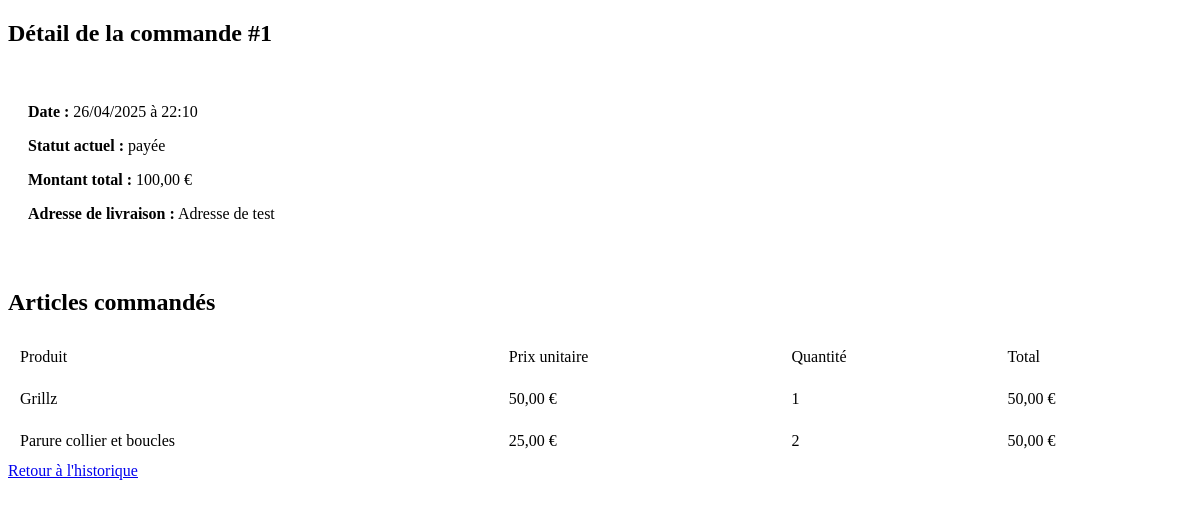
The app's page /detail_commande.php?id=1 with its own data.
### tables this page shows
CREATE TABLE IF NOT EXISTS `commandes` (
  `id_commande` int NOT NULL AUTO_INCREMENT,
  `id_client` int NOT NULL,
  `date_commande` datetime NOT NULL DEFAULT CURRENT_TIMESTAMP,
  `statut` enum('en attente','payée','expédiée','livrée','annulée') NOT NULL DEFAULT 'en attente',
  `montant_total` decimal(10,2) NOT NULL,
  `adresse_livraison` text NOT NULL,
  PRIMARY KEY (`id_commande`),
  KEY `id_client` (`id_client`)
);

CREATE TABLE IF NOT EXISTS `commandes_articles` (
  `id` int NOT NULL AUTO_INCREMENT,
  `id_commande` int NOT NULL,
  `id_produit` int NOT NULL,
  `quantite` int NOT NULL,
  `prix_unitaire` decimal(10,2) NOT NULL,
  PRIMARY KEY (`id`),
  KEY `id_commande` (`id_commande`),
  KEY `id_produit` (`id_produit`)
);

CREATE TABLE IF NOT EXISTS `articles` (
  `id` int NOT NULL AUTO_INCREMENT,
  `nom` varchar(100) DEFAULT NULL,
  `prix` decimal(10,2) DEFAULT NULL,
  `ancien_prix` float DEFAULT NULL,
  `img` varchar(255) DEFAULT NULL,
  `stock` int DEFAULT '0',
  PRIMARY KEY (`id`)
);

### detail_commande.php (the view, shortened to what this page needs)
<?php
include "condb.php";
$id_commande = isset($_GET['id']) ? (int)$_GET['id'] : 0;
$id_client = $_SESSION['id_client'] ?? 1;
$stmt_check=$con->prepare("SELECT * FROM commandes WHERE id_commande = ? AND id_client = ?");
$stmt_check->bind_param("ii", $id_commande, $id_client);
$stmt_check->execute();
$result_check=$stmt_check->get_result();
$commande = $result_check->fetch_assoc();
$stmt_articles = $con->prepare("
    SELECT ca.*, p.nom as nom_produit
    FROM commandes_articles ca
    JOIN articles p ON ca.id_produit = p.id
    WHERE ca.id_commande = ?
");
$stmt_articles->bind_param("i", $id_commande);
$stmt_articles->execute();
$result_articles = $stmt_articles->get_result();
?>
<!DOCTYPE html>
<html lang="fr">
<head>
    <link rel="stylesheet" href="#">
</head>
<body>
    <section class="section" data-section>
        <div class="container">
            <h1 class="h1">Détail de la commande #<?= $id_commande ?></h1>
            <div class="commande-info">
                <p><strong>Date :</strong> <?= date('d/m/Y à H:i', strtotime($commande['date_commande'])) ?></p>
                <p><strong>Statut actuel :</strong>
                    <span class="badge <?= strtolower($commande['statut']) ?>">
                        <?= htmlspecialchars($commande['statut']) ?>
                    </span>
                </p>
                <p><strong>Montant total :</strong> <?= number_format($commande['montant_total'], 2, ',', ' ') ?> €</p>
                <p><strong>Adresse de livraison :</strong> <?= nl2br(htmlspecialchars($commande['adresse_livraison'])) ?></p>
            </div>
            <h2 class="h2">Articles commandés</h2>
            <table class="panier">
                <thead>
                    <tr>
                        <th>Produit</th>
                        <th>Prix unitaire</th>
                        <th>Quantité</th>
                        <th>Total</th>
                    </tr>
                </thead>
                <tbody>
                    <?php while ($article = $result_articles->fetch_assoc()): ?>
                        <tr>
                            <td><?= htmlspecialchars($article['nom_produit']) ?></td>
                            <td><?= number_format($article['prix_unitaire'], 2, ',', ' ') ?> €</td>
                            <td><?= htmlspecialchars($article['quantite']) ?></td>
                            <td><?= number_format($article['prix_unitaire'] * $article['quantite'], 2, ',', ' ') ?> €</td>
                        </tr>
                    <?php endwhile; ?>
                </tbody>
            </table>
            <a href="historique_commandes.php" class="btn btn-secondary">Retour à l'historique</a>
        </div>
    </section>
</body>
</html>

### detail_commande.php (style rules this page uses)
.commande-info { background-color: var(--cultured-1); padding: 20px; border-radius: 8px; margin-bottom: 30px; }
.panier { width: 100%; border-collapse: collapse; margin-top: 20px; }
.panier th, .panier td { padding: 12px; text-align: left; border-bottom: 1px solid var(--light-gray); }
.panier th { background-color: var(--cultured-2); font-weight: var(--fw-600); }

### records on screen
commandes: date_commande "26/04/2025 à 22:10", statut "payée", montant_total "100,00", adresse_livraison "Adresse de test"
commandes_articles: articles.nom "Grillz", prix_unitaire "50,00", quantite "1", $article['prix_unitaire'] * $article['quantite'] "50,00"
commandes_articles: articles.nom "Parure collier et boucles", prix_unitaire "25,00", quantite "2", $article['prix_unitaire'] * $article['quantite'] "50,00"

### other values on screen
$id_commande "1"
